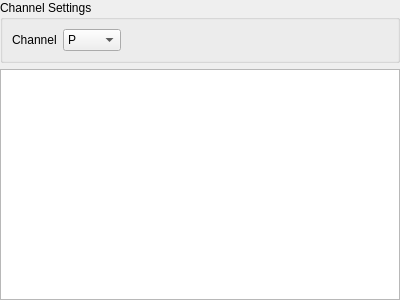
<?xml version="1.0" encoding="UTF-8"?>
<ui version="4.0">
 <class>WaveForm</class>
 <widget class="QWidget" name="WaveForm">
  <property name="geometry">
   <rect>
    <x>0</x>
    <y>0</y>
    <width>400</width>
    <height>300</height>
   </rect>
  </property>
  <property name="windowTitle">
   <string>Form</string>
  </property>
  <layout class="QVBoxLayout" name="verticalLayout">
   <property name="leftMargin">
    <number>0</number>
   </property>
   <property name="topMargin">
    <number>0</number>
   </property>
   <property name="rightMargin">
    <number>0</number>
   </property>
   <property name="bottomMargin">
    <number>0</number>
   </property>
   <item>
    <widget class="QGroupBox" name="groupBox">
     <property name="title">
      <string>Channel Settings</string>
     </property>
     <layout class="QGridLayout" name="gridLayout">
      <item row="0" column="0" alignment="Qt::AlignLeft">
       <widget class="QLabel" name="label">
        <property name="text">
         <string>Channel</string>
        </property>
       </widget>
      </item>
      <item row="0" column="1" alignment="Qt::AlignLeft">
       <widget class="QComboBox" name="m_channelChooser">
        <item>
         <property name="text">
          <string>P</string>
         </property>
        </item>
        <item>
         <property name="text">
          <string>Ux</string>
         </property>
        </item>
        <item>
         <property name="text">
          <string>Uy</string>
         </property>
        </item>
        <item>
         <property name="text">
          <string>Uz</string>
         </property>
        </item>
        <item>
         <property name="text">
          <string>Aux1</string>
         </property>
        </item>
        <item>
         <property name="text">
          <string>Aux2</string>
         </property>
        </item>
       </widget>
      </item>
      <item row="0" column="2">
       <spacer name="horizontalSpacer">
        <property name="orientation">
         <enum>Qt::Horizontal</enum>
        </property>
        <property name="sizeHint" stdset="0">
         <size>
          <width>40</width>
          <height>20</height>
         </size>
        </property>
       </spacer>
      </item>
     </layout>
    </widget>
   </item>
   <item>
    <widget class="QtCharts::QChartView" name="waveFormGraph"/>
   </item>
  </layout>
 </widget>
 <customwidgets>
  <customwidget>
   <class>QtCharts::QChartView</class>
   <extends>QGraphicsView</extends>
   <header>QtCharts/QChartView.h</header>
  </customwidget>
 </customwidgets>
 <resources/>
 <connections/>
</ui>
